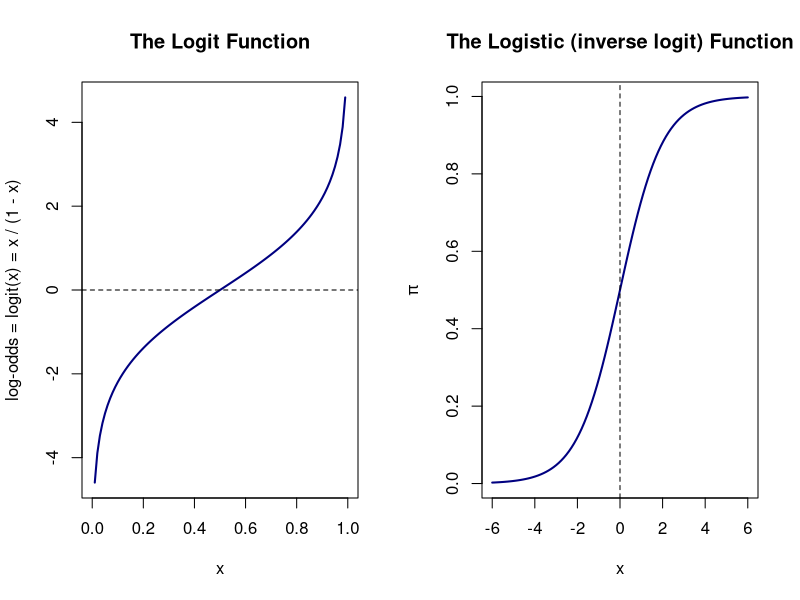

The R script that drew this image:
## ---- chunk 1
#| label: setup
#| include: FALSE 
knitr::opts_chunk$set(
  collapse = TRUE,
  comment = "#>",
  fig.path = "figures/logistic-"
)
## ---- chunk 2
#| label: logit
#| fig.width: 10
#| fig.height: 5
par(mfrow=c(1, 2L))
curve(log(x / (1 - x)), from = 0, to = 1, col = "navy", lwd = 2,
      main = "The Logit Function",
      ylab = bquote("log-odds = logit(x) = x / (1 - x)"))
abline(h = 0, lty = 2)
curve(exp(x) / (1 + exp(x)), from = -6, to = 6, col = "navy", lwd = 2,
      main = "The Logistic (inverse logit) Function",
      ylab = expression(pi))
abline(v = 0, lty = 2)
